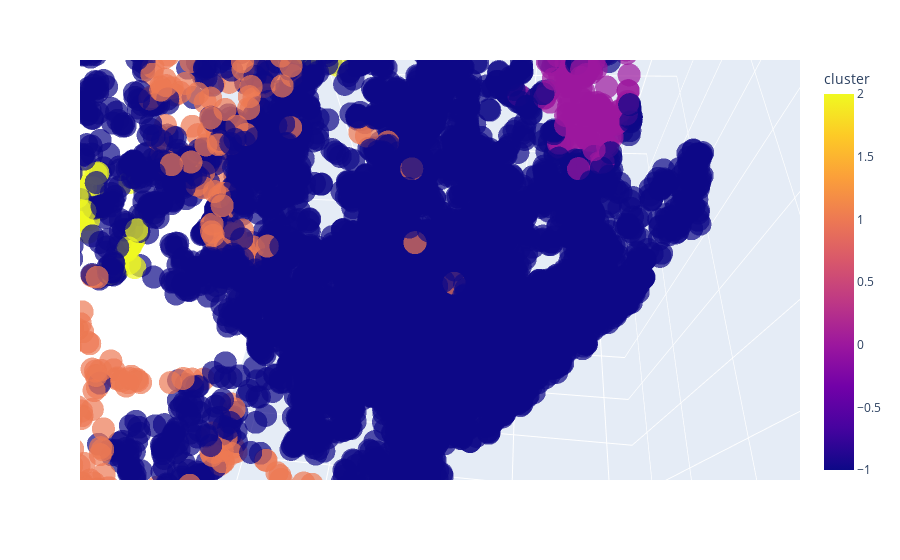

Notebook code cell kept with this figure:
### Code cell
px.scatter_3d(
    hdbscan_data,
    x='tsne1',
    y='tsne2',
    z='tsne3',
    color='cluster',
    opacity=0.7,
)

### Figure 1 — Plotly figure (JSON) as saved in the notebook; plotly's stock layout.template omitted (floating-point values rounded to 4 significant figures; data arrays with more than 128 entries replaced by an {"elided": "..."} marker saying what was removed)
{"data": [{"hovertemplate": "tsne1=%{x}<br>tsne2=%{y}<br>tsne3=%{z}<br>cluster=%{marker.color}<extra></extra>", "legendgroup": "", "marker": {"color": {"elided": "8636 int values"}, "coloraxis": "coloraxis", "opacity": 0.7, "symbol": "circle"}, "mode": "markers", "name": "", "scene": "scene", "showlegend": false, "type": "scatter3d", "x": {"elided": "8636 float values"}, "y": {"elided": "8636 float values"}, "z": {"elided": "8636 float values"}}], "layout": {"autosize": true, "coloraxis": {"colorbar": {"title": {"text": "cluster"}}, "colorscale": [[0, "#0d0887"], [0.1111, "#46039f"], [0.2222, "#7201a8"], [0.3333, "#9c179e"], [0.4444, "#bd3786"], [0.5556, "#d8576b"], [0.6667, "#ed7953"], [0.7778, "#fb9f3a"], [0.8889, "#fdca26"], [1, "#f0f921"]]}, "dragmode": "zoom", "legend": {"tracegroupgap": 0}, "margin": {"t": 60}, "scene": {"aspectmode": "auto", "aspectratio": {"x": 1.139, "y": 0.9025, "z": 0.9727}, "camera": {"center": {"x": 0.107, "y": -0.04126, "z": -0.06575}, "eye": {"x": -0.6485, "y": 0.404, "z": -0.1694}, "projection": {"type": "perspective"}, "up": {"x": -0.5123, "y": -0.8573, "z": 0.05092}}, "domain": {"x": [0, 1], "y": [0, 1]}, "dragmode": "orbit", "xaxis": {"title": {"text": "tsne1"}, "type": "linear"}, "yaxis": {"title": {"text": "tsne2"}, "type": "linear"}, "zaxis": {"title": {"text": "tsne3"}, "type": "linear"}}}}
